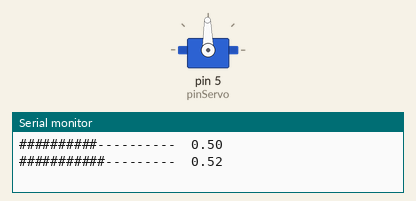
Simulated run of this sketch. Board: Arduino Uno, built with avr-gcc and run on an emulated ATmega328P. On the bench: servo, the last lines printed to the serial monitor.

Above: at 0.05 s.
At 0.6 s:
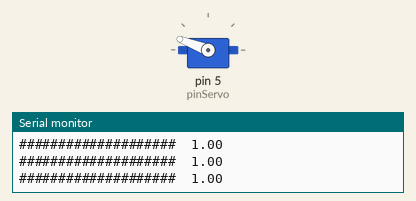
At 1.15 s:
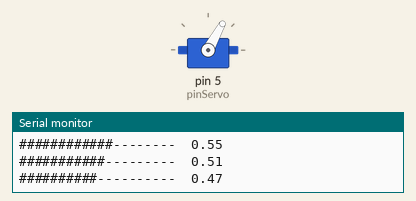
At 2.1 s:
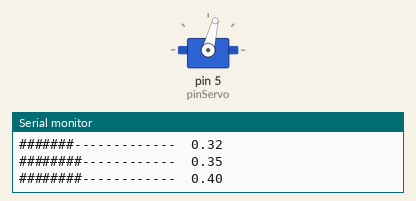
Timing chart, 0 to 4.8 s (numbered marks = the images above):
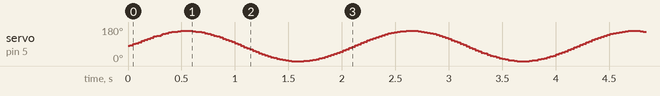

The sketch:

example-MotorShield-Servo.ino
```cpp
/**
* * Example on how to use the ARDUINO MOTOR SHIELD with a servo motor
*
* Information on the shield:
*  https://www.arduino.cc/en/Main/ArduinoMotorShieldR3
*
*/

#include "util.h"
#include <Servo.h>

Servo myservo;                           // create servo object to control a servo

const int pinServo = 5;
float val;

void setup() {
  myservo.attach(pinServo);              // attaches the servo on pin X to the servo object
  Serial.begin(9600);
}

void loop() {
  val = (sin(millis() * 0.003) + 1) * 0.5;

  printPercentage(val);
  Serial.print("\t");
  Serial.println(val);

  myservo.write(val*160);         // tell servo to got to the new position

  delay(15);                      // wait for the servo to get there
}
```

util.h
```cpp
void printPercentage(float p)
{
  int n = 20;
  for (int i = 0; i < n; i++)
  {
    if(i < p*n)
    Serial.print("#");
    else
    Serial.print("-");
  }
}
```
